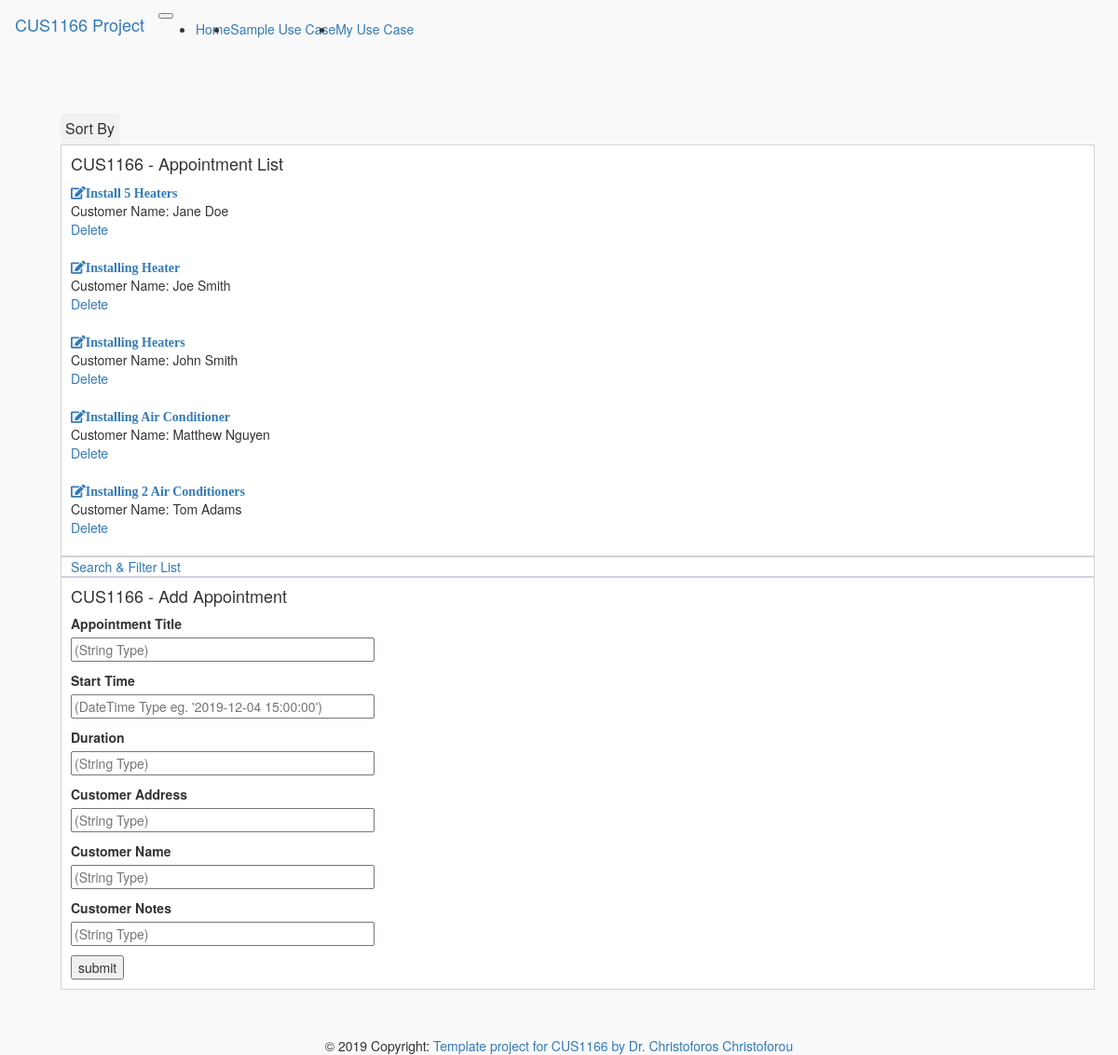
/appointmentlist/4/, run on the app's committed database.
### app/models.py (models this page shows)
class Appointment(db.Model):
    appointment_id = db.Column(db.Integer, primary_key=True)
    appointment_title = db.Column(db.String)
    appointment_start_date = db.Column(db.DateTime)
    appointment_duration = db.Column(db.String)
    appointment_location = db.Column(db.String)
    customer_name = db.Column(db.String)
    customer_notes = db.Column(db.String)

### app/main/routes.py (the view, shortened to what this page needs)
@bp.route('/appointmentlist/<int:sortby>/', methods=['GET','POST'])
def appointmentlist(sortby):
    form = AppointmentForm()
    if sortby==0:
        appointment_list = Appointment.query.order_by(Appointment.appointment_title)
    elif sortby==1:
        appointment_list = Appointment.query.order_by(Appointment.appointment_start_date)
    elif sortby==2:
        appointment_list = Appointment.query.order_by(Appointment.appointment_duration)
    elif sortby==3:
        appointment_list = Appointment.query.order_by(Appointment.appointment_location)
    elif sortby==4:
        appointment_list = Appointment.query.order_by(Appointment.customer_name)
    elif sortby==5:
        appointment_list = Appointment.query.order_by(Appointment.customer_notes)
    else:
        appointment_list = db.session.query(Appointment).all()
    return render_template("main/appointmentlist.html",appointment_list = appointment_list,form= form, sortby=sortby)

### app/main/forms.py
class AppointmentForm(FlaskForm):
    appointment_title = StringField('Appointment Title', validators=[DataRequired()])
    appointment_start_date = DateTimeField('Start Time', validators=[DataRequired()])
    appointment_duration = StringField('Duration', validators=[DataRequired()])
    appointment_location = StringField('Customer Address', validators=[DataRequired()])
    customer_name = StringField('Customer Name', validators=[DataRequired()])
    customer_notes = StringField('Customer Notes', validators=[DataRequired()])
    submit = SubmitField('submit')

### app/templates/main/appointmentlist.html (shortened to what this page needs)
{% extends "menu.html" %}
{% block main_content %}
<link rel="stylesheet", type="text/css", href="{{url_for('static', filename='css/dropdown.css')}}">
<div class="page-content page-container" id="page-content">
    <div class="padding">
        <div class="row container d-flex justify-content-center">
            <div class="col-lg-12">
                <div class="dropdown">
                  <button class="dropbtn">Sort By</button>
                </div>
                <div class="card px-3">
                    <h4>CUS1166 - Appointment List</h4>
                    {% for appointment in appointment_list %}
                        <a href="{{url_for('main.appointment', appointment_id=appointment.appointment_id)}}">
                             <i class="fas fa-edit">{{appointment.appointment_title}}</i>
                        </a>
                        {% if sortby == 1 %}
                          <span>Start Date: {{appointment.appointment_start_date}}</span>
                        {% elif sortby == 2 %}
                          <span>Duration: {{appointment.appointment_duration}}</span>
                        {% elif sortby == 3 %}
                          <span>Location: {{appointment.appointment_location}}</span>
                        {% elif sortby == 4 %}
                          <span>Customer Name: {{appointment.customer_name}}</span>
                        {% elif sortby == 5 %}
                          <span>Notes: {{appointment.customer_notes}}</span>
                        {% endif %}
                        <a href="{{url_for('main.remove_appointment', appointment_id=appointment.appointment_id)}}">Delete</a>
                        <br>
                    {% endfor %}
                </div>
                <div class="card px-3">
                  <a href="{{url_for('main.search_appointment', filterby=0)}}">Search & Filter List</a>
                </div>
                <div class="card px-3">
                    <h4>CUS1166 - Add Appointment</h4>
                    <form action="{{url_for('main.appointmentlist', sortby=0)}}" method="POST" novalidate>
                    <p>
                        {{form.appointment_title.label}}<br>
                        {{form.appointment_title(size=40, placeholder="(String Type)")}}<br>
                    </p>
                    <p>
                        {{form.appointment_start_date.label}}<br>
                        {{form.appointment_start_date(size=40, placeholder="(DateTime Type eg. '2019-12-04 15:00:00')")}}<br>
                    </p>
                    <p>
                        {{form.appointment_duration.label}}<br>
                        {{form.appointment_duration(size=40, placeholder="(String Type)")}}<br>
                    </p>
                    <p>
                        {{form.appointment_location.label}}<br>
                        {{form.appointment_location(size=40, placeholder="(String Type)")}}<br>
                    </p>
                    <p>
                        {{form.customer_name.label}}<br>
                        {{form.customer_name(size=40, placeholder="(String Type)") }}<br>
                    </p>
                    <p>
                        {{form.customer_notes.label}}<br>
                        {{form.customer_notes(size=40, placeholder="(String Type)")}}
                    </p>
                    <p>{{form.submit()}}</p>
                    </form>
                </div>
            </div>
        </div>
    </div>
</div>
{% endblock %}

### app/static/css/cus1166_custom.css (style rules this page uses)
body { background-color: #f9f9fa }
.padding { padding: 5rem }
.card { box-shadow: none; -webkit-box-shadow: none; -moz-box-shadow: none; -ms-box-shadow: none }
.pl-3, .px-3 { padding-left: 1rem !important }
.card { position: relative; display: flex; flex-direction: column; min-width: 0; word-wrap: break-word; background-color: #fff; background-clip: border-box; border: 1px solid #d2d2dc; border-radius: 0 }
.pr-3, .px-3 { padding-right: 1rem !important }
.d-flex { display: flex !important }
.d-flex, .loader-demo-box, .distribution-chart-legend .distribution-chart, .distribution-chart-legend .distribution-chart .item, .list-wrapper ul li, .email-wrapper .mail-sidebar .menu-bar .profile-list-item a, .email-wrapper .mail-sidebar .menu-bar .profile-list-item a .user, .email-wrapper .mail-list-container .mail-list .details, .email-wrapper .message-body .attachments-sections ul li .thumb, .email-wrapper .message-body .attachments-sections ul li .details .buttons, .lightGallery .image-tile .demo-gallery-poster, .swal2-modal, .navbar .navbar-menu-wrapper .navbar-nav, .navbar .navbar-menu-wrapper .navbar-nav .nav-item.nav-profile, .navbar .navbar-menu-wrapper .navbar-nav .nav-item.dropdown .navbar-dropdown .dropdown-item { display: flex !important }

### app/static/css/dropdown.css (style rules this page uses)
.dropbtn { background-color: #f1f1f1; padding: 5px; font-size: 16px; border: none; }
.dropdown { position: relative; display: inline-block; }

### data on the page
Appointment: appointment_title "Install 5 Heaters", customer_name "Jane Doe"
Appointment: appointment_title "Installing Heater", customer_name "Joe Smith"
Appointment: appointment_title "Installing Heaters", customer_name "John Smith"
Appointment: appointment_title "Installing Air Conditioner", customer_name "Matthew Nguyen"
Appointment: appointment_title "Installing 2 Air Conditioners", customer_name "Tom Adams"
